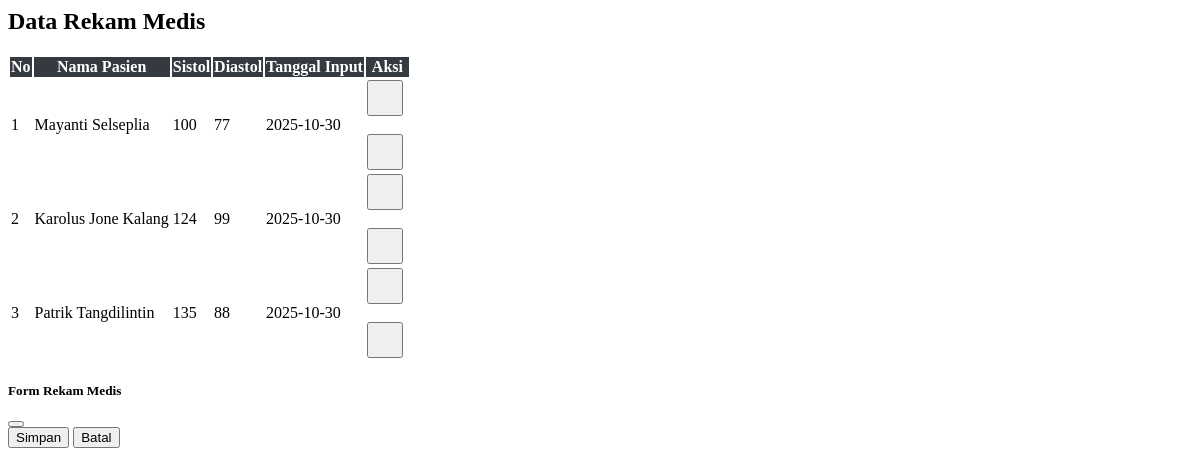
Page /rekam.php on the committed database.
### tables this page shows
CREATE TABLE `212341_rekam_medis` (
  `212341_rekam_id` int NOT NULL,
  `212341_pasien_id` int NOT NULL,
  `212341_tekanan_sistol` int NOT NULL,
  `212341_tekanan_diastol` int NOT NULL,
  `212341_tanggal_input` date NOT NULL
);

CREATE TABLE `212341_pasien` (
  `212341_pasien_id` int NOT NULL,
  `212341_nama` varchar(100) NOT NULL,
  `212341_umur` int NOT NULL,
  `212341_alamat` varchar(255) DEFAULT NULL,
  `212341_jk` enum('Laki-laki','Perempuan') NOT NULL,
  `212341_berat_badan` decimal(5,2) DEFAULT NULL,
  `212341_riwayat_tekanan` text,
  `212341_pola_makan` text,
  `212341_riwayat_keluarga` enum('Ya','Tidak') DEFAULT 'Tidak',
  `212341_keluhan` text,
  `212341_created_at` timestamp NULL DEFAULT CURRENT_TIMESTAMP
);

### rekam.php (the view, shortened to what this page needs)
<?php
include "config.php";
$res = $conn->query("
    SELECT
        r.212341_rekam_id,
        p.212341_nama,
        r.212341_tekanan_sistol,
        r.212341_tekanan_diastol,
        r.212341_tanggal_input
    FROM 212341_rekam_medis r
    JOIN 212341_pasien p ON r.212341_pasien_id = p.212341_pasien_id
    ORDER BY r.212341_rekam_id DESC
");
$rows = $res ? $res->fetch_all(MYSQLI_ASSOC) : [];
?>
<h2 class="mb-4">Data Rekam Medis</h2>
<table class="table table-bordered table-striped" id="tableRekam">
<thead>
<tr>
<th>No</th>
<th>Nama Pasien</th>
<th>Sistol</th>
<th>Diastol</th>
<th>Tanggal Input</th>
<th>Aksi</th>
</tr>
</thead>
<tbody>
<?php $no=1; foreach($rows as $r): ?>
<tr>
<td class="text-center"><?= $no++ ?></td>
<td><?= htmlspecialchars($r['212341_nama']) ?></td>
<td class="text-center"><?= $r['212341_tekanan_sistol'] ?></td>
<td class="text-center"><?= $r['212341_tekanan_diastol'] ?></td>
<td class="text-center"><?= $r['212341_tanggal_input'] ?></td>
<td class="text-center td-actions">
    <button class="btn btn-primary btnEdit" data-id="<?= $r['212341_rekam_id'] ?>"><i class="bi bi-pencil-square"></i></button>
    <br><br>
    <button class="btn btn-danger btnHapus" data-id="<?= $r['212341_rekam_id'] ?>"><i class="bi bi-trash3"></i></button>
</td>
</tr>
<?php endforeach; ?>
</tbody>
</table>
<div class="modal fade" id="modalForm" tabindex="-1">
<div class="modal-dialog modal-lg">
<div class="modal-content">
<form id="formRekam">
<div class="modal-header"><h5>Form Rekam Medis</h5><button type="button" class="btn-close" data-bs-dismiss="modal"></button></div>
<div class="modal-footer">
    <button type="submit" class="btn btn-success">Simpan</button>
    <button type="button" class="btn btn-secondary" data-bs-dismiss="modal">Batal</button>
</div>
</form>
</div>
</div>
</div>

### rekam.php (style rules this page uses)
#tableRekam th { text-align: center; vertical-align: middle; background-color: #343a40; color: #fff; }
#tableRekam td { vertical-align: middle; }
.td-actions .btn { width: 36px; height: 36px; padding: 0; margin-right: 5px; display: inline-flex; justify-content: center; align-items: center; }

### rows in the picture
212341_rekam_medis: 212341_pasien.212341_nama "Mayanti Selseplia", 212341_tekanan_sistol "100", 212341_tekanan_diastol "77", 212341_tanggal_input "2025-10-30"
212341_rekam_medis: 212341_pasien.212341_nama "Karolus Jone Kalang", 212341_tekanan_sistol "124", 212341_tekanan_diastol "99", 212341_tanggal_input "2025-10-30"
212341_rekam_medis: 212341_pasien.212341_nama "Patrik Tangdilintin", 212341_tekanan_sistol "135", 212341_tekanan_diastol "88", 212341_tanggal_input "2025-10-30"
